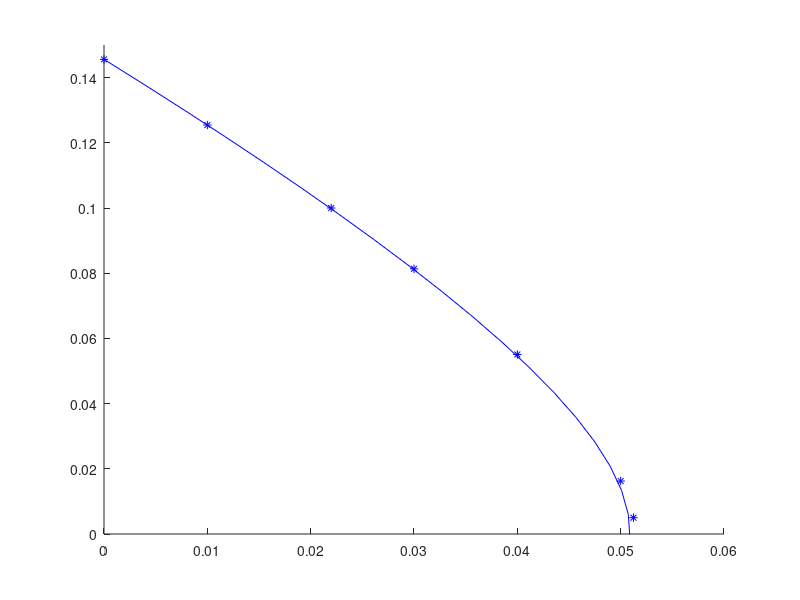

Write the MATLAB code that produced this figure. (Note: this script raises an error after producing the figure.)
format long

Yt=[];
 Zt=[];

sig2=0.0;
del=0.145588143519036; % n=2;
Yt=[Yt; [sig2 del]];
 Zt=[Zt; [sig2 del]];

sig2=0.01; % n=2;
del=0.125456901665240;
Yt=[Yt; [sig2 del]];

sig2=0.021988578496180; % n=2;
del=0.1;
Yt=[Yt; [sig2 del]];

sig2=0.03;
del=0.081350214481848; % n=2;
Yt=[Yt; [sig2 del]];

sig2=0.04;
del=0.055069076168402; % n=2;
Yt=[Yt; [sig2 del]];

sig2=0.05;
del=0.016243429217540; % n=2;
Yt=[Yt; [sig2 del]];

sig2=0.051238804043377;
del=5e-3; % n=2;

Yt=[Yt; [sig2 del]];
Zt=[Zt; [sig2 del]];


load('Hopf_biff_n2_v.mat','Yt'); % [sig2, delv]; (sp-niu l-ciu rez-tas)
load('X_Gd_n2.mat','X_Gd'); % [sig2, delv]; (matconto rez-tas)
% Yt=Yt.^(1.7);
% X_Gd=X_Gd.^(1.7);


figure
hold on
plot(Yt(:,1),Yt(:,2),'b*');
plot(X_Gd(:,1),X_Gd(:,2),'b-');
%plot(x,y,'r*');
%   plot(Zp(:,1),Zp(:,2),'r-');
%   plot(Zt(:,1),Zt(:,2),'m-');
%plot(Yp(:,1),Yp(:,2),'r*');
xlim([0 0.06]);
ylim([0 0.15]);
hold off

%----------------------------------------------------------------------
bv=[0.500000000000000 - 1.207106781186548i;
    0.500000000000000 + 1.207106781186548i]
b1=0.500000000000000-1.207106781186548i;
b2=0.500000000000000+1.207106781186548i;

ksiv=[0.531895783398260 + 1.284110014049142i;
     -0.531895783398260 + 1.284110014049142i]
%----------------------------------------------------------------------
save('Hopf_biff_n2_v.mat','Yt','-mat');
